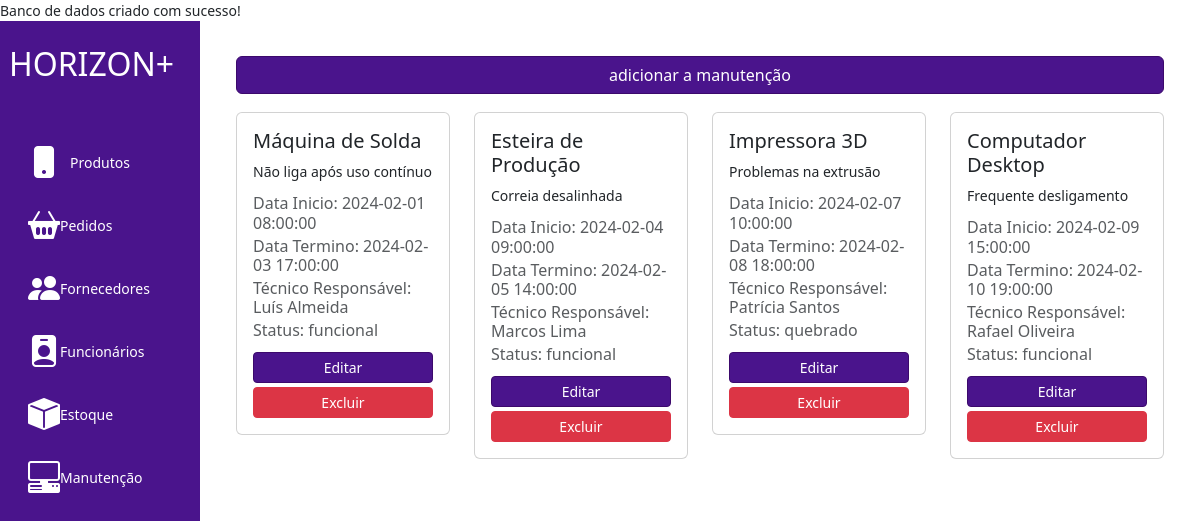
Page /manutencao.php on the committed database.
### tables this page shows
CREATE TABLE IF NOT EXISTS manutencoes (
    manutencao_id INT(11) AUTO_INCREMENT PRIMARY KEY,
    equipamento VARCHAR(100) NOT NULL,
    descricao_problema TEXT NOT NULL,
    data_inicio DATETIME NOT NULL,
    data_termino DATETIME NOT NULL,
    tecnico_responsavel VARCHAR(100),
    status ENUM('quebrado', 'funcional') NOT NULL,
    responsavel_id INT NOT NULL,
    FOREIGN KEY (responsavel_id) REFERENCES funcionarios(funcionario_id)
);

### manutencao.php (the view, shortened to what this page needs)
<?php
include 'config.php';
?>
<!DOCTYPE html>
<html lang="pt-br">
<head>
    <link href="https://cdn.jsdelivr.net/npm/bootstrap@5.3.3/dist/css/bootstrap.min.css" rel="stylesheet"
>
    <link rel="stylesheet"
        href="https://cdnjs.cloudflare.com/ajax/libs/bootstrap-icons/1.10.3/font/bootstrap-icons.min.css">
    <link rel="stylesheet" href="src/css/styles.css">
</head>
<body>
    <div class="container-fluid">
        <div class="row">
              <nav class="col-md-2 d-none d-md-block bg-purple sidebar">
                <div class="logo text-center py-4">
                    <h2>HORIZON+</h2>
                </div>
                <div class="sidebar-sticky">
                    <ul class="nav flex-column">
                        <li class="nav-item">
                            <a class="nav-link active" href="produtos.php">
                                <i class="bi bi-phone-fill icon-large"></i>
                                <span>Produtos</span>
                            </a>
                        </li>
                        <li class="nav-item"><a class="nav-link" href="pedidos.php"><i class="bi bi-basket2-fill icon-large"></i> Pedidos</a></li>
                        <li class="nav-item"><a class="nav-link" href="fornecedores.php"><i class="bi bi-people-fill icon-large"></i> Fornecedores</a></li>
                        <li class="nav-item"><a class="nav-link" href="funcionarios.php"><i class="bi bi-person-badge-fill icon-large"></i> Funcionários</a></li>
                        <li class="nav-item"><a class="nav-link" href="estoque.php"><i class="bi bi-box-fill icon-large"></i> Estoque</a></li>
                        <li class="nav-item"><a class="nav-link" href="manutencao.php"><i class="bi bi-pc-display-horizontal icon-large"></i> Manutenção</a></li>
                    </ul>
                </div>
            </nav>
            <main role="main" class="col-md-9 ml-sm-auto col-lg-10 px-md-4">
                <div class="d-flex justify-content-between flex-wrap flex-md-nowrap align-items-center pt-3 pb-2 mb-3">
                    <div class="container">
                        <div class="row">
                            <div class="col btn-create">
                                <a href="create_page.php" class="btn btn-primary btn-create">adicionar a manutenção </a>
                            </div>
                        </div>
                        <div class="row">
                        <?php
$result = $conn->query("SELECT * FROM manutencoes");
if ($result->rowCount() > 0) {
    while ($row = $result->fetch(PDO::FETCH_ASSOC)) {
        echo "<div class='col-3'>";
        echo "<div class='card'>";
        echo "<div class='card-body'>";
        echo "<h5 class='card-title'>{$row['equipamento']}</h5>";
        echo "<p class='card-text'>{$row['descricao_problema']}</p>";
        echo "<h6 class='card-subtitle mb-2 text-body-secondary'>Data Inicio: {$row['data_inicio']}</h6>";
        echo "<h6 class='card-subtitle mb-2 text-body-secondary'>Data Termino: {$row['data_termino']}</h6>";
        echo "<h6 class='card-subtitle mb-2 text-body-secondary'>Técnico Responsável: {$row['tecnico_responsavel']}</h6>";
        echo "<h6 class='card-subtitle mb-2 text-body-secondary'>Status: {$row['status']}</h6>";
        echo "<a href='editar.php?id={$row['manutencao_id']}' class='btn btn-primary btn-sm'>Editar</a>";
        echo "<a href='deletar.php?id={$row['manutencao_id']}' class='btn btn-danger btn-sm' onclick='return confirm(\"Tem certeza que deseja excluir este item?\")'>Excluir</a>";
        echo "</div>";
        echo "</div>";
        echo "</div>";
    }
} else {
    echo "<p class='text-center'>Nenhuma manutenção cadastrada.</p>";
}
?>
                        </div>
                    </div>
                </div>
            </main>
        </div>
    </div>
</body>
</html>

### src/css/styles.css (style rules this page uses)
:root { --bg-purple: #4A148C; --depp-purple: #3c096c; --text-white: #fff; --font-size-logo: 1.5rem; --font-weight-bold: bold; --font-size-base: 0.875rem; --padding-top-sidebar: 0; --margin-bottom-logo: 20px; --icon-size-small: 16px; --icon-size-medium: 24px; --icon-size-large: 32px; }
body { font-size: var(--font-size-base); }
.sidebar { background-color: var(--bg-purple); height: auto; padding-top: var(--padding-top-sidebar); }
.sidebar .logo { position: relative; text-align: center; color: var(--text-white); font-size: var(--font-size-logo); font-weight: bolder; padding: 15px; margin: 0; margin-left: -15px; width: 100%; max-width: 100%; background-color: var(--deep-purple); }
.sidebar .nav-link { color: var(--text-white); font-weight: 500; display: flex; align-items: center; margin-top: 15px; }
.sidebar .nav-link.active { color: var(--text-white); }
.sidebar .nav-link span { margin-left: 10px; }
.sidebar-sticky { position: -webkit-sticky; position: sticky; top: 0; height: calc(100vh - 48px); padding-top: 0.5rem; overflow-x: hidden; overflow-y: auto; }
.icon-large { font-size: var(--icon-size-large); }
.btn-primary { margin-top: 2%; margin-left: 0%; width: 100%; background-color: var(--bg-purple); border-color: var(--depp-purple); }
.btn-danger { margin-top: 2%; width: 100%; }
.card { margin-bottom: 4%; }
.btn-create { margin-bottom: 1%; }
@media (max-width: 1200px) { .sidebar .logo { font-size: calc(var(--font-size-logo) * 0.9); padding: 12px; } }

### manutencao.php (style rules this page uses)
:root { --bg-purple: #4A148C; --depp-purple: #3c096c; --text-white: #fff; --font-size-logo: 1.5rem; --font-weight-bold: bold; --font-size-base: 0.875rem; --padding-top-sidebar: 0; --margin-bottom-logo: 20px; --icon-size-small: 16px; --icon-size-medium: 24px; --icon-size-large: 32px; }
body { font-size: var(--font-size-base); }
.sidebar { background-color: var(--bg-purple); height: auto; padding-top: var(--padding-top-sidebar); }
.sidebar .logo { position: relative; text-align: center; color: var(--text-white); font-size: var(--font-size-logo); font-weight: bolder; padding: 15px; margin: 0; margin-left: -15px; width: 100%; max-width: 100%; background-color: var(--deep-purple); }
.sidebar .nav-link { color: var(--text-white); font-weight: 500; display: flex; align-items: center; margin-top: 15px; }
.sidebar .nav-link.active { color: var(--text-white); }
.sidebar .nav-link span { margin-left: 10px; }
.sidebar-sticky { position: -webkit-sticky; position: sticky; top: 0; height: calc(100vh - 48px); padding-top: 0.5rem; overflow-x: hidden; overflow-y: auto; }
.icon-large { font-size: var(--icon-size-large); }
.btn-primary { margin-top: 2%; margin-left: 0%; width: 100%; background-color: var(--bg-purple); border-color: var(--depp-purple); }
.btn-danger { margin-top: 2%; width: 100%; }
.card { margin-bottom: 4%; }
.btn-create { margin-bottom: 1%; }
@media (max-width: 1200px) { .sidebar .logo { font-size: calc(var(--font-size-logo) * 0.9); padding: 12px; } }

### rows in the picture
manutencoes: equipamento "Máquina de Solda", descricao_problema "Não liga após uso contínuo", data_inicio "2024-02-01 08:00:00", data_termino "2024-02-03 17:00:00", tecnico_responsavel "Luís Almeida", status "funcional"
manutencoes: equipamento "Esteira de Produção", descricao_problema "Correia desalinhada", data_inicio "2024-02-04 09:00:00", data_termino "2024-02-05 14:00:00", tecnico_responsavel "Marcos Lima", status "funcional"
manutencoes: equipamento "Impressora 3D", descricao_problema "Problemas na extrusão", data_inicio "2024-02-07 10:00:00", data_termino "2024-02-08 18:00:00", tecnico_responsavel "Patrícia Santos", status "quebrado"
manutencoes: equipamento "Computador Desktop", descricao_problema "Frequente desligamento", data_inicio "2024-02-09 15:00:00", data_termino "2024-02-10 19:00:00", tecnico_responsavel "Rafael Oliveira", status "funcional"
